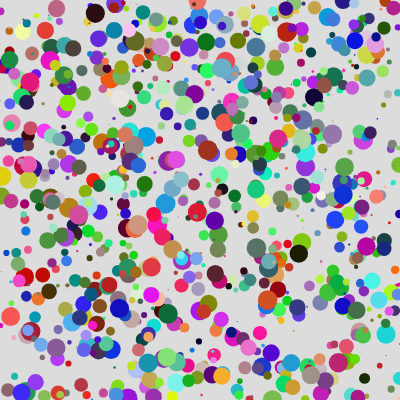
Frame 1 (no input)
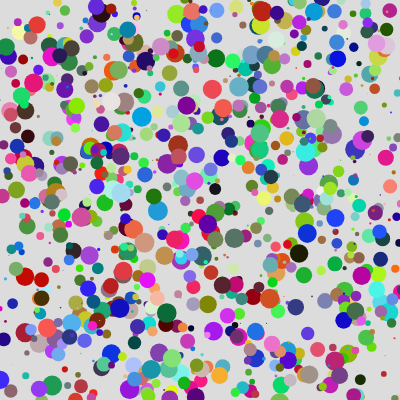
Frame 60 (no input)
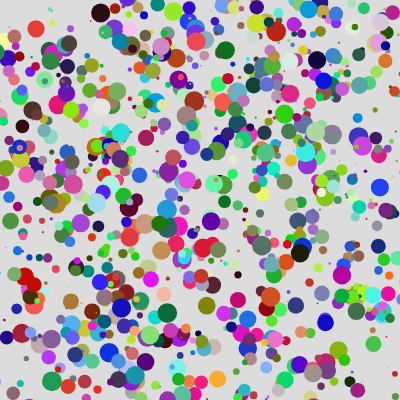
Frame 120 (the mouse pressed at the canvas centre since frame 60)

The p5.js sketch that drew these frames (run headless with seeded random() and noise() and a simulated clock; from frame 60 on, the mouse is pressed at the canvas centre):

// p5.js sketch
// ── sketch.js
//Alex Wu
//Object, arrays, and classes 
//April 9th, 2019

/* A brief description of what the program is this project aims to use 
class and objects to animate the movement of bubbles in a canvass*/

let bubbles = [];

function setup() {
    createCanvas(400, 400);
    for(i=0; i<1000; i++){
    let rgb = [random(0,250),random(0,250),random(0,250)]
    bubbles.push(new Bubble(random(0,400),random(0,400),random(0,10),random(0,5),rgb));
    }
}

class Bubble {
    constructor(tempX, tempY, tempR, tempV, tempColor) {
        this.x = tempX;
        this.y = tempY;
        this.r = tempR;
        this.speed = tempV;
        this.color = tempColor
    }

    rmove() {
        this.x += random(this.speed, -this.speed);
        this.y += random(this.speed, -this.speed);
    }

    show() {
        strokeWeight(4);
        fill(this.color);
        noStroke();
        ellipse(this.x, this.y, 2 * this.r);
        
    }

    large(scale) {
        this.r += scale;
    }


}

function draw() {
    background(220);
    for(i=0;i<bubbles.length; i++){
        bubbles[i].show();
        bubbles[i].rmove();
    }
}
